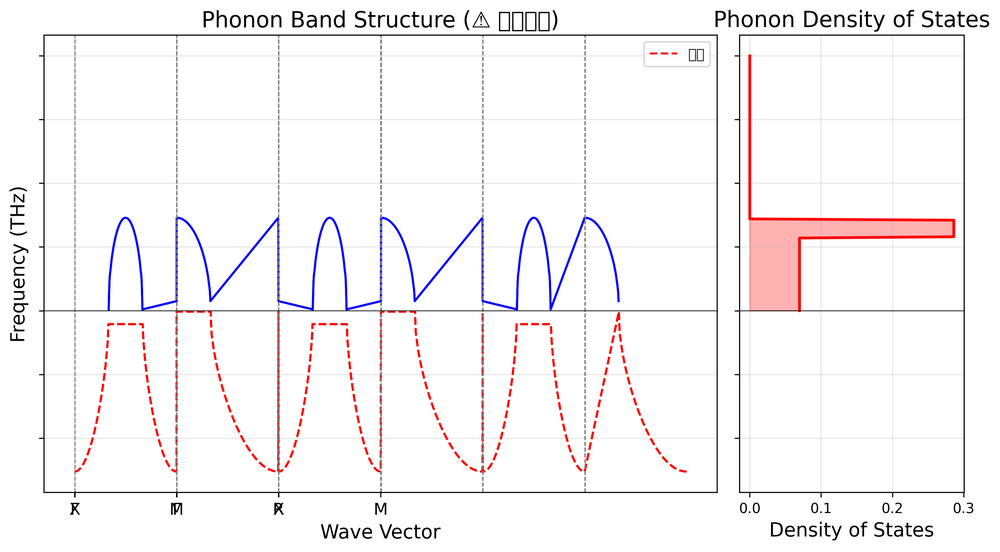
#> input picture 173/phonon_unstable_example.png, 1000 x 552 px, shrunk from 3032 x 1673 before the run
$ python -i adaptive_smoothing.py   (imports and definitions only)
#> lines starting #> are read from the running program, lines starting #| are printed output that depends on the picture; after the words box and inside, x2 and y2 are one past the last pixel; in counts of white or black regions, pixels touching at a corner belong together
import numpy as np
from scipy.ndimage import gaussian_filter, convolve
from scipy.interpolate import RectBivariateSpline, RegularGridInterpolator
from scipy.signal import savgol_filter

class AdaptiveSmoother:
    def __init__(self, gradient_threshold=0.1, min_sigma=0.5, max_sigma=3.0,
                 edge_detection_method='gradient'):
        self.gradient_threshold = gradient_threshold
        self.min_sigma = min_sigma
        self.max_sigma = max_sigma
        self.edge_detection_method = edge_detection_method

    def calculate_gradient_magnitude(self, data):
        data = np.asarray(data, dtype=float)
        grad_y, grad_x = np.gradient(data)
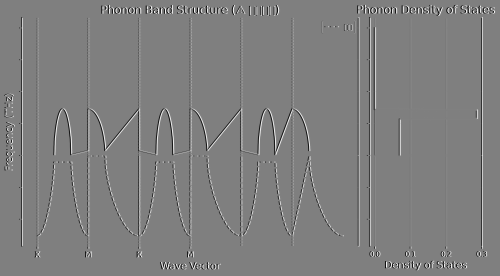
#> grad_x: shape (552, 1000) float64 (shown at 1/2 size); min -127.5, max 127.5, mean 0; drawn with min black and max white
        gradient_magnitude = np.sqrt(grad_x ** 2 + grad_y ** 2)
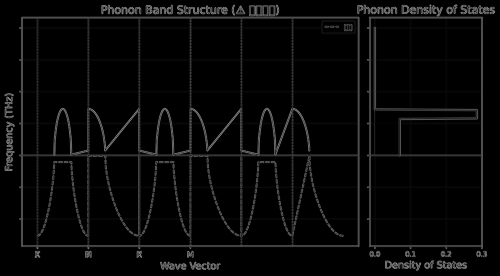
#> gradient_magnitude: shape (552, 1000) float64 (shown at 1/2 size); min 0, max 180.3, mean 8.2

        data_max = np.nanmax(np.abs(data))
#> data_max = 255
        if data_max > 0:
            gradient_magnitude_normalized = gradient_magnitude / data_max
        else:
            gradient_magnitude_normalized = np.zeros_like(gradient_magnitude)

        return gradient_magnitude_normalized, grad_x, grad_y

    # [15 lines left out: function calculate_curvature, not called in this run]

    def detect_edges(self, data, method=None):
        if method is None:
            method = self.edge_detection_method

        if method == 'gradient':
            edge_strength, _, _ = self.calculate_gradient_magnitude(data)
        elif method == 'curvature':
            edge_strength = self.calculate_curvature(data)
        elif method == 'combined':
            grad, _, _ = self.calculate_gradient_magnitude(data)
            curv = self.calculate_curvature(data)
            edge_strength = 0.5 * grad + 0.5 * curv
        elif method == 'sobel':
            edge_strength = self._sobel_edge_detection(data)
        else:
            raise ValueError(f"Unknown edge detection method: {method}")

        return edge_strength

    # [20 lines left out: function _sobel_edge_detection, not called in this run]

    def calculate_sigma_field(self, data, edge_strength=None):
        if edge_strength is None:
            edge_strength = self.detect_edges(data)

        sigma_field = self.max_sigma - (self.max_sigma - self.min_sigma) * \
                      np.tanh(edge_strength / self.gradient_threshold)
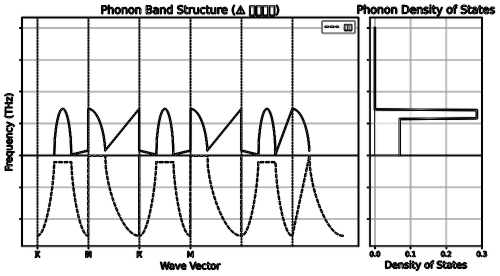
#> sigma_field: shape (552, 1000) float64 (shown at 1/2 size); min 0.5, max 3, mean 2.71; drawn with min black and max white

        return sigma_field

    def adaptive_gaussian_smooth(self, data, log_transform=False):
        data = np.asarray(data, dtype=float)
        original_data = data.copy()

        if log_transform:
            data_log = np.log10(np.maximum(data, 1e-15))
            data_smoothed = self._adaptive_smooth_2d(data_log)
            data_smoothed = 10 ** data_smoothed
        else:
            data_smoothed = self._adaptive_smooth_2d(data)

        data_smoothed = np.maximum(data_smoothed, 0)

        return data_smoothed

    def _adaptive_smooth_2d(self, data):
        data = np.asarray(data, dtype=float)
        smoothed = np.zeros_like(data)

        edge_strength = self.detect_edges(data)
        sigma_field = self.calculate_sigma_field(data, edge_strength)

        sigma_levels = np.linspace(self.min_sigma, self.max_sigma, 5)

        smoothed_versions = []
        for sigma in sigma_levels:
            smoothed_versions.append(gaussian_filter(data, sigma=sigma, mode='reflect'))
#> after the loop, smoothed_versions = 5 items

        for i, sigma in enumerate(sigma_levels[:-1]):
            sigma_low = sigma
            sigma_high = sigma_levels[i + 1]

            mask = (sigma_field >= sigma_low) & (sigma_field < sigma_high)

            if np.any(mask):
                alpha = (sigma_field[mask] - sigma_low) / (sigma_high - sigma_low)
                smoothed[mask] = (1 - alpha) * smoothed_versions[i][mask] + \
                                alpha * smoothed_versions[i + 1][mask]
#> this loop made 4 passes
#> pass 1, in _adaptive_smooth_2d, `mask = (sigma_field >= sigma_low) & (sigma_field < sigma_high)`:
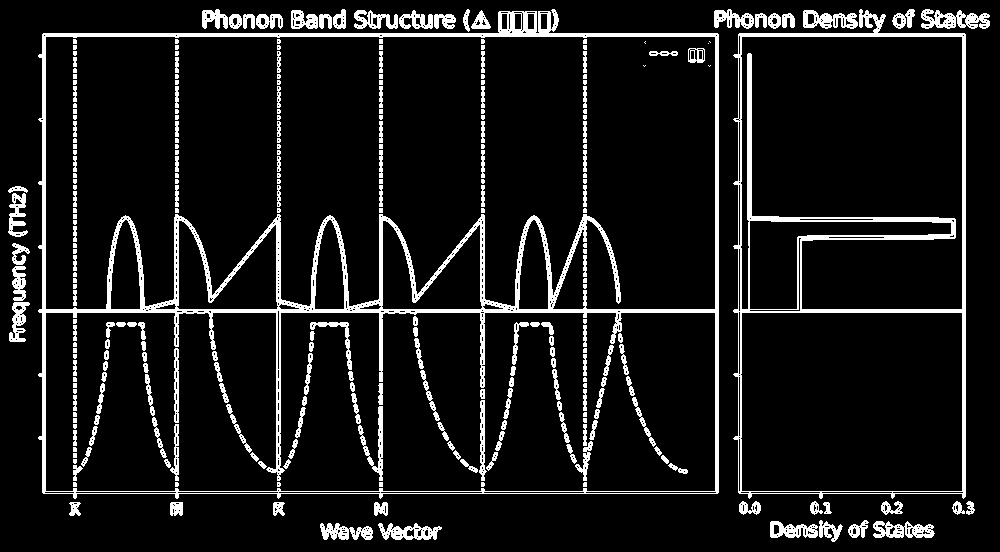
#> mask: shape (552, 1000) bool; 9.5% white; 275 white regions (93 under 20 px), largest, box (x1, y1, x2, y2) and area: (38, 9, 719, 499) 20534, (733, 9, 966, 499) 8904, (921, 9, 990, 29) 809
#> after the loop:
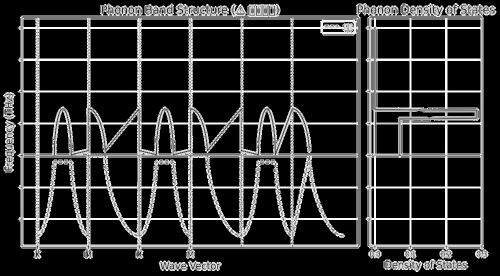
#> smoothed: shape (552, 1000) float64 (shown at 1/2 size); min 0, max 252.2, mean 46.8

        mask_high = sigma_field >= sigma_levels[-1]
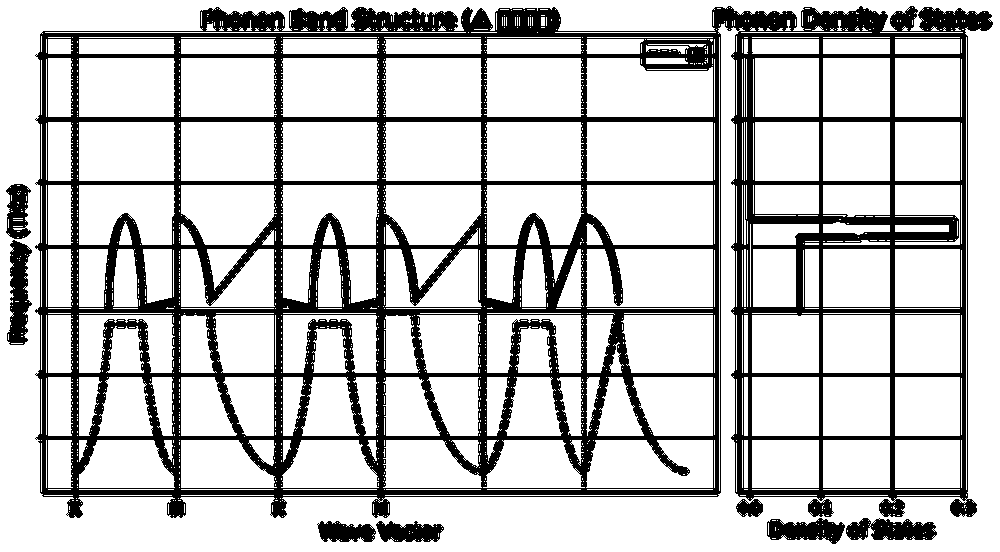
#> mask_high: shape (552, 1000) bool; 77.6% white; 9 black regions, largest, box (x1, y1, x2, y2) and area: (35, 6, 993, 518) 115622, (7, 240, 32, 345) 1673, (846, 518, 937, 540) 1454
        if np.any(mask_high):
            smoothed[mask_high] = smoothed_versions[-1][mask_high]
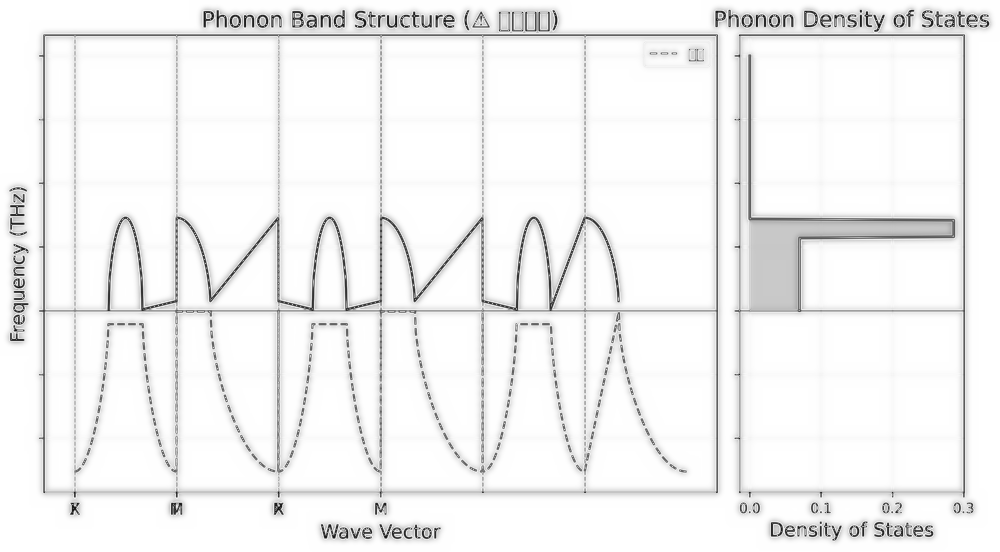
#> smoothed: shape (552, 1000) float64; min 18.01, max 255, mean 242.4

        mask_low = sigma_field < sigma_levels[0]
#> mask_low: shape (552, 1000) bool; every value is 0
        if np.any(mask_low):
            smoothed[mask_low] = smoothed_versions[0][mask_low]

        return smoothed

    # [218 lines left out: functions adaptive_savgol_smooth, bicubic_interpolate, smooth_isopleth_points, calculate_detail_preservation_metric, process_concentration_grid, plot_edge_detection and 1 more, not called in this run]

>>> import cv2
>>> picture = cv2.imread('../173/phonon_unstable_example.png', cv2.IMREAD_GRAYSCALE)
>>> result = AdaptiveSmoother().adaptive_gaussian_smooth(picture)

$ run again, on 173/phonon_bcc_fe.png
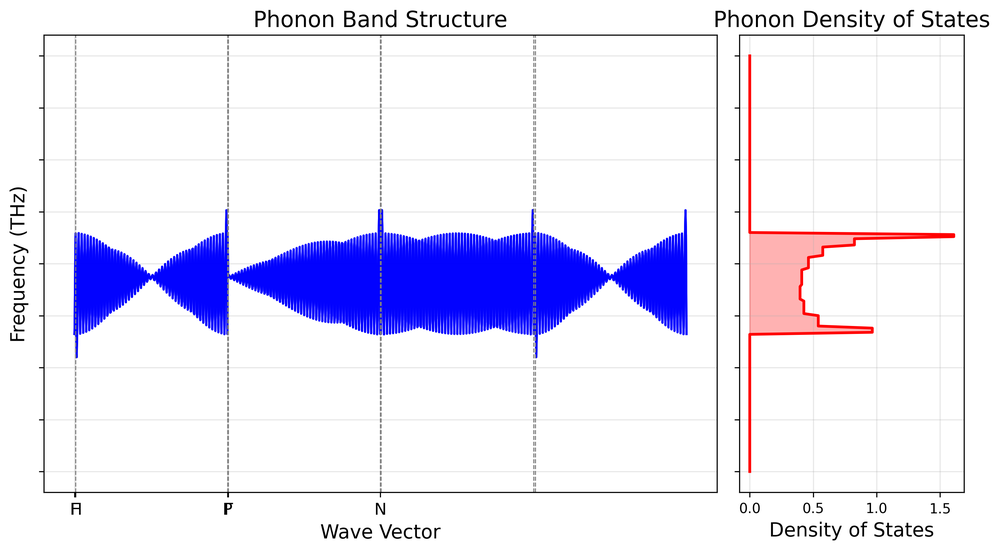
#> input picture 173/phonon_bcc_fe.png, 1000 x 552 px, shrunk from 3032 x 1673 before the run
#> data_max = 255
#> after the loop in _adaptive_smooth_2d, `for sigma in sigma_levels:`: smoothed_versions = 5 items
#> the loop in _adaptive_smooth_2d, `for i, sigma in enumerate(sigma_levels[:-1]):` made 4 passes
#> pass 1, in _adaptive_smooth_2d, `mask = (sigma_field >= sigma_low) & (sigma_field < sigma_high)`:
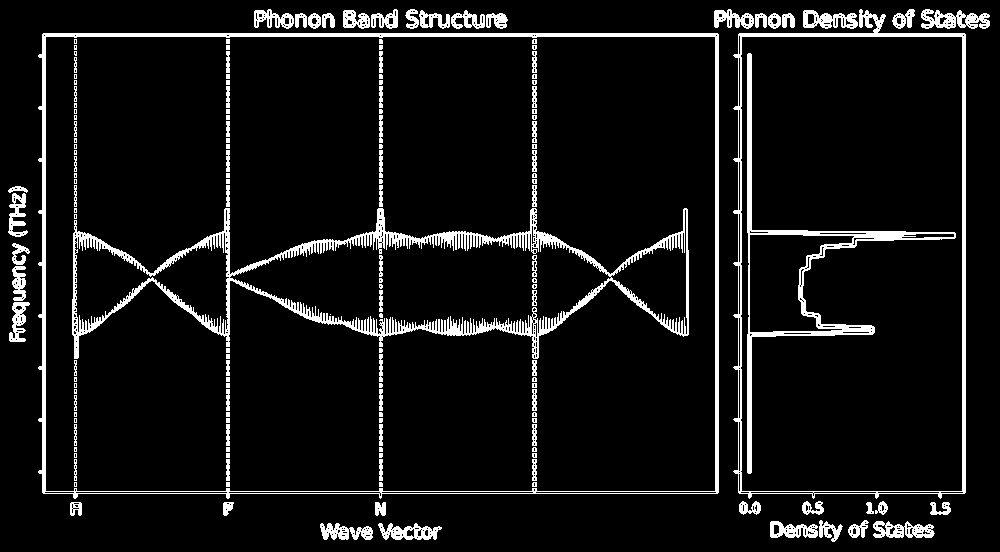
#> mask: shape (552, 1000) bool; 7.8% white; 158 white regions (43 under 20 px), largest, box (x1, y1, x2, y2) and area: (72, 208, 689, 359) 11342, (38, 33, 719, 499) 7932, (733, 9, 966, 499) 5074
#> mask_high: shape (552, 1000) bool; 78% white; 10 black regions, largest, box (x1, y1, x2, y2) and area: (35, 6, 993, 518) 113102, (7, 240, 32, 345) 1673, (846, 518, 937, 540) 1454
#> in _adaptive_smooth_2d, `smoothed[mask_high] = smoothed_versions[-1][mask_high]`:
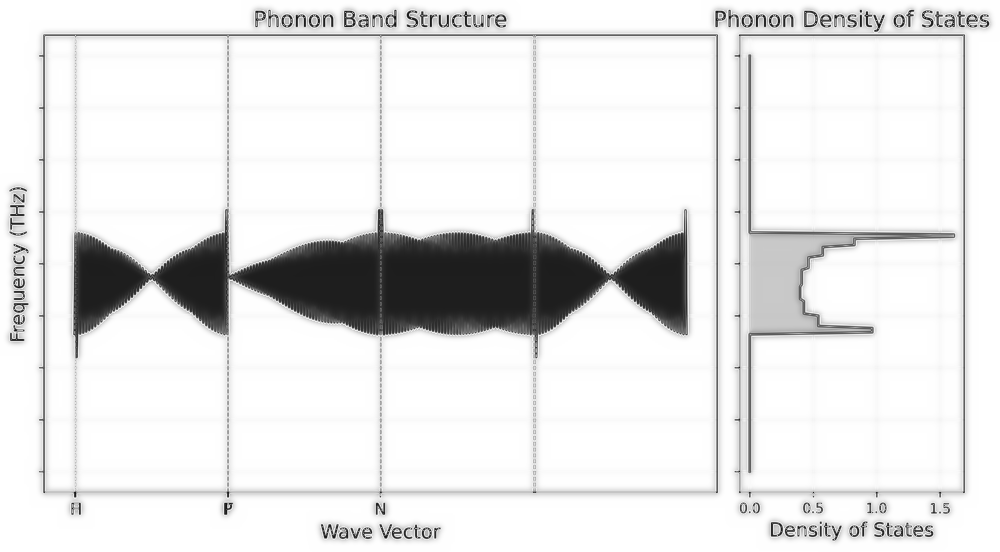
#> smoothed: shape (552, 1000) float64; min 18.01, max 255, mean 229.5
#> mask_low: shape (552, 1000) bool; every value is 0

$ run again, on 173/phonon_fcc_si.png
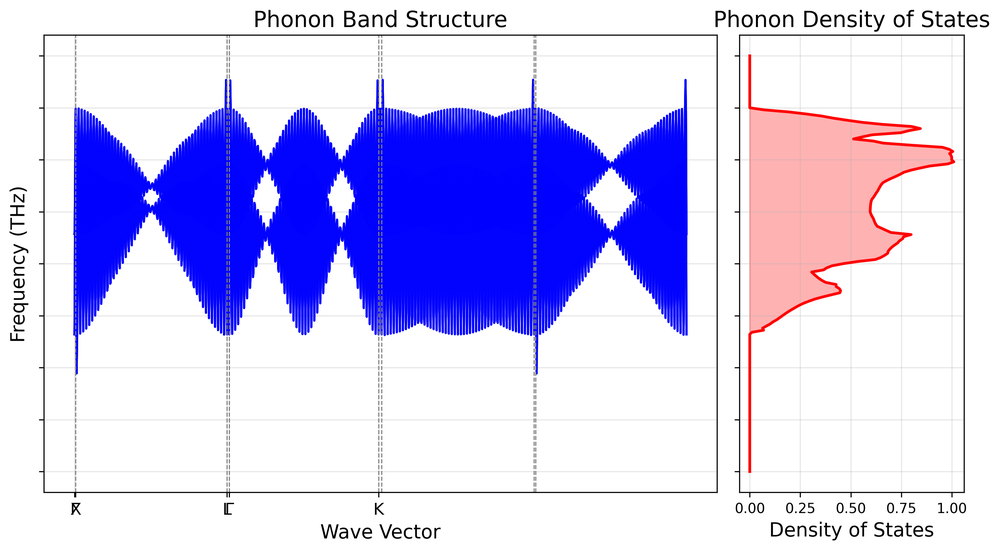
#> input picture 173/phonon_fcc_si.png, 1000 x 552 px, shrunk from 3032 x 1673 before the run
#> data_max = 255
#> after the loop in _adaptive_smooth_2d, `for sigma in sigma_levels:`: smoothed_versions = 5 items
#> the loop in _adaptive_smooth_2d, `for i, sigma in enumerate(sigma_levels[:-1]):` made 4 passes
#> pass 1, in _adaptive_smooth_2d, `mask = (sigma_field >= sigma_low) & (sigma_field < sigma_high)`:
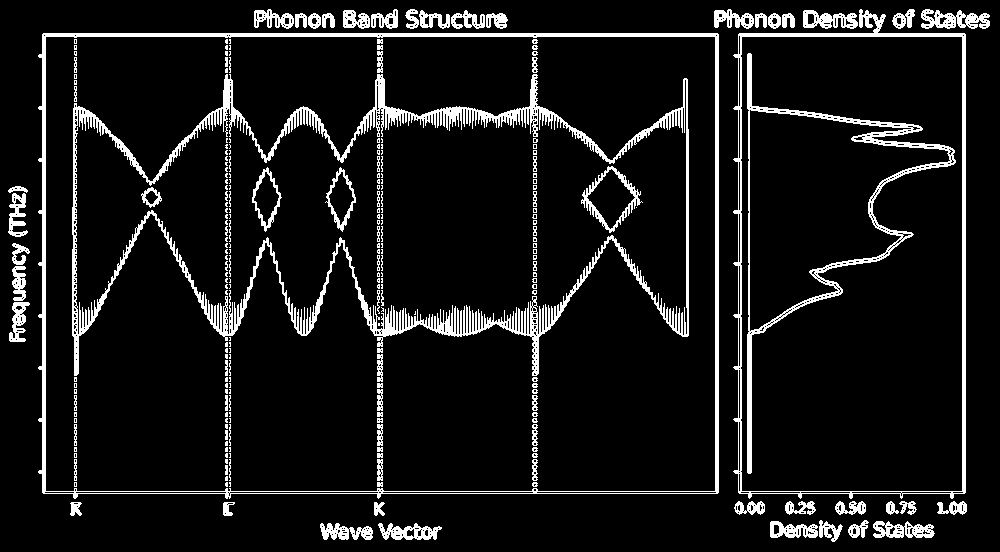
#> mask: shape (552, 1000) bool; 9.1% white; 239 white regions (129 under 20 px), largest, box (x1, y1, x2, y2) and area: (72, 74, 689, 376) 16195, (38, 33, 719, 499) 7949, (733, 9, 966, 499) 5095
#> mask_high: shape (552, 1000) bool; 73.8% white; 7 black regions, largest, box (x1, y1, x2, y2) and area: (35, 6, 993, 518) 137082, (7, 240, 32, 345) 1673, (846, 518, 937, 540) 1454
#> in _adaptive_smooth_2d, `smoothed[mask_high] = smoothed_versions[-1][mask_high]`:
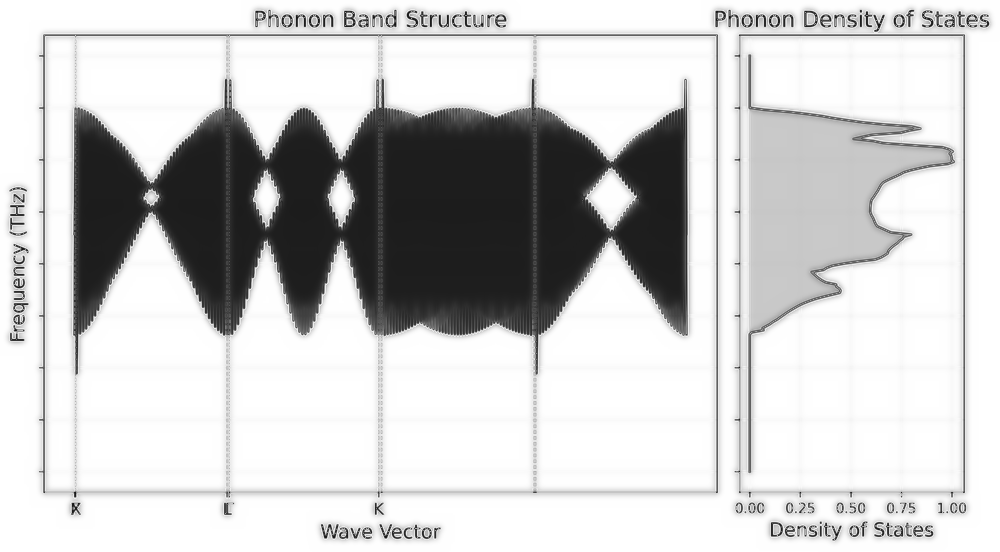
#> smoothed: shape (552, 1000) float64; min 18.01, max 255, mean 204.2
#> mask_low: shape (552, 1000) bool; every value is 0
